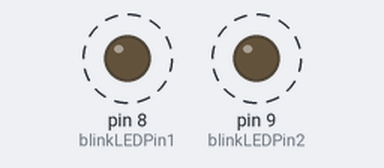
A sketch run on a simulated Arduino Uno, built with avr-gcc and run on an emulated ATmega328P. On the bench: output pins drawn as LEDs (lit = HIGH). Dashed ring = blinking.

Above: at 0.2 s.
Timing chart, 0 to 3.4 s (numbered marks = the images above):
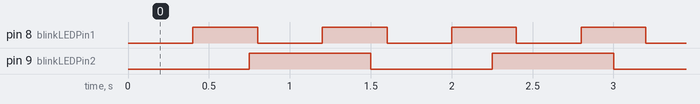

The sketch:

Arduino_Multitasking_Blinking_2_LEDs.ino
```cpp
const int blinkLEDPin1 =  8;
const int blinkLEDPin2 =  9;

int blinkLEDState1 = LOW;
int blinkLEDState2 = LOW;

unsigned long previousMillis1 = 0;
unsigned long previousMillis2 = 0;

long OnTime1 = 400;
long OnTime2 = 750;

long OffTime1 = 400;
long OffTime2 = 750;

void setup()
{
  pinMode(blinkLEDPin1, OUTPUT);
  pinMode(blinkLEDPin2, OUTPUT);
}

void loop()
{
  unsigned long currentMillis = millis();

  if((blinkLEDState1 == HIGH) && (currentMillis - previousMillis1 >= OnTime1))
  {
    blinkLEDState1 = LOW;
    previousMillis1 = currentMillis;
    digitalWrite(blinkLEDPin1, blinkLEDState1);
  }
  else if ((blinkLEDState1 == LOW) && (currentMillis - previousMillis1 >= OffTime1))
  {
    blinkLEDState1 = HIGH;
    previousMillis1 = currentMillis;
    digitalWrite(blinkLEDPin1, blinkLEDState1);
  }

  if((blinkLEDState2 == HIGH) && (currentMillis - previousMillis2 >= OnTime2))
  {
    blinkLEDState2 = LOW;
    previousMillis2 = currentMillis;
    digitalWrite(blinkLEDPin2, blinkLEDState2);
  }
  else if ((blinkLEDState2 == LOW) && (currentMillis - previousMillis2 >= OffTime2))
  {
    blinkLEDState2 = HIGH;
    previousMillis2 = currentMillis;
    digitalWrite(blinkLEDPin2, blinkLEDState2);
  }
}
```

Measured:
- by itself, pin 8 (blinkLEDPin1): alternates HIGH for 0.40 s and LOW for 0.40 s
- by itself, pin 9 (blinkLEDPin2): alternates HIGH for 0.75 s and LOW for 0.75 s
